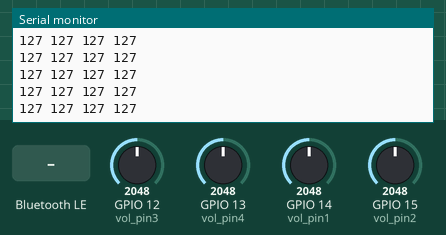
The sketch below on a simulated ESP32. Parts: the last lines printed to the serial monitor. The test bench sets the inputs (shaded band); at power-on: GPIO 12 (vol_pin3) = 2048, GPIO 13 (vol_pin4) = 2048, GPIO 14 (vol_pin1) = 2048, GPIO 15 (vol_pin2) = 2048. Nothing arrives over Bluetooth unless stated; a phone connects over Bluetooth LE 3 s after start.

Above: at 1.2 s.
1.3 s: Bluetooth LE write "1" received
2.8 s: GPIO 12 (vol_pin3) set to 2866
At 2.84 s:
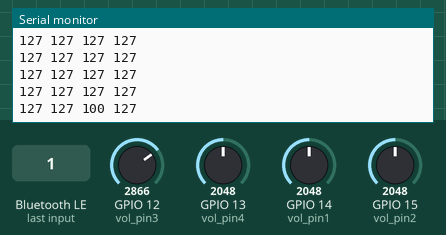
4.3 s: GPIO 13 (vol_pin4) set to 2866
At 4.35 s:
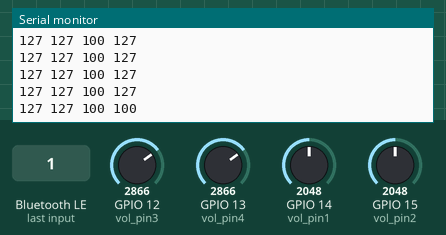
5.8 s: GPIO 14 (vol_pin1) set to 2866
At 5.86 s:
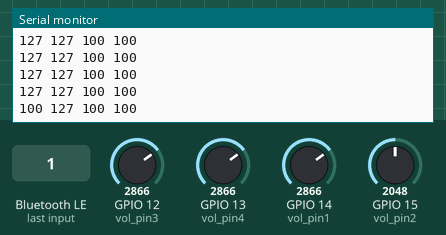
7.3 s: GPIO 15 (vol_pin2) set to 2866
At 7.38 s:
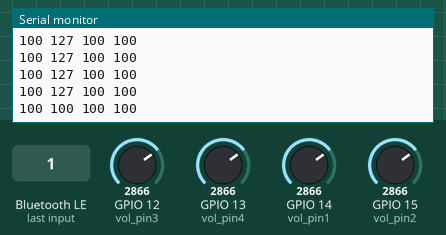

The sketch:

BLE_Test_Write_no2.ino
```cpp
/*
    Based on Neil Kolban example for IDF: https://github.com/nkolban/esp32-snippets/blob/master/cpp_utils/tests/BLE%20Tests/SampleWrite.cpp
    Ported to Arduino ESP32 by Evandro Copercini
*/

//2台目esp32用

#include <BLEDevice.h>
#include <BLEUtils.h>
#include <BLEServer.h>
#include <stdint.h>

// See the following for generating UUIDs:
// https://www.uuidgenerator.net/

#define SERVICE_UUID2        "f7355c47-0b31-0360-4a2a-8d50c12be45b"
#define CHARACTERISTIC_UUID5 "aeb5483e-36e1-4688-b7f5-ea07361b26a8"
#define CHARACTERISTIC_UUID6 "aeb5483e-36e1-4688-b7f5-ea07361b26a9"
#define CHARACTERISTIC_UUID7 "aeb5483e-36e1-4688-b7f5-ea07361b26b1"
#define CHARACTERISTIC_UUID8 "aeb5483e-36e1-4688-b7f5-ea07361b26b2"

const int vol_pin1 = 14;//圧力センサ用アナログピン
const int vol_pin2 = 15;
const int vol_pin3 = 12;
const int vol_pin4 = 13;

int deviceConnected = false;

char sensorValues[20];

void changeUUID(BLEUUID newUUID);

class MyCallbacks: public BLECharacteristicCallbacks {
    void onConnect(BLEServer* pServer) {
      deviceConnected = true;
      Serial.println("device connected");
    };

    void onDisconnect(BLEServer* pServer) {
      deviceConnected = false;
      Serial.println("device disconnected");
    }
    void onWrite(BLECharacteristic *pCharacteristic) {
      std::string value = pCharacteristic->getValue();

      if (value.length() > 0) {
        Serial.print("*********");
        Serial.print(value.c_str());
        Serial.print("-");
        Serial.print(atoi(value.c_str()));
        Serial.print("-");
        if (atoi(value.c_str()) == 1)
        {
          //digitalWrite(LED_PIN,HIGH);
          //Serial.print("LEDON");
        }
        else
        {
          //digitalWrite(LED_PIN,LOW);
          //Serial.print("LEDOFF");
        }

        Serial.println("*********");
      }
    }
};

//characteristics定義
BLECharacteristic *pCharacteristic5;
BLECharacteristic *pCharacteristic6;
BLECharacteristic *pCharacteristic7;
BLECharacteristic *pCharacteristic8;

void setup() {
  Serial.begin(115200);
  Serial.println("1- Download and install an BLE scanner app in your phone");
  Serial.println("2- Scan for BLE devices in the app");
  Serial.println("3- Connect to MyESP32");
  Serial.println("4- Go to CUSTOM CHARACTERISTIC in CUSTOM SERVICE and write something");
  Serial.println("5- See the magic =)");
  // changeUUID関数の呼び出し例
  BLEUUID newUUID = BLEUUID("6bbc26aa-058c-4ce5-88c4-5746bb8eb16a");
  changeUUID(newUUID);

  BLEDevice::init("BLE_DEVICE2");
  BLEServer *pServer = BLEDevice::createServer();

  BLEService *pService = pServer->createService(SERVICE_UUID2);

  pCharacteristic5 = pService->createCharacteristic(
                      CHARACTERISTIC_UUID5,
                      BLECharacteristic::PROPERTY_READ |
                      BLECharacteristic::PROPERTY_WRITE |
                      BLECharacteristic::PROPERTY_NOTIFY
                    );


  pCharacteristic6 = pService->createCharacteristic(
                       CHARACTERISTIC_UUID6,
                       BLECharacteristic::PROPERTY_READ |
                       BLECharacteristic::PROPERTY_WRITE |
                       BLECharacteristic::PROPERTY_NOTIFY
                     );

  pCharacteristic7 = pService->createCharacteristic(
                       CHARACTERISTIC_UUID7,
                       BLECharacteristic::PROPERTY_READ |
                       BLECharacteristic::PROPERTY_WRITE |
                       BLECharacteristic::PROPERTY_NOTIFY
                     );

  pCharacteristic8 = pService->createCharacteristic(
                       CHARACTERISTIC_UUID8,
                       BLECharacteristic::PROPERTY_READ |
                       BLECharacteristic::PROPERTY_WRITE |
                       BLECharacteristic::PROPERTY_NOTIFY
                     );

  pCharacteristic5->setCallbacks(new MyCallbacks());

  pCharacteristic5->setValue("Hello World");
  pService->start();

  BLEAdvertising *pAdvertising = pServer->getAdvertising();
  pAdvertising->start();


}
int prevVal = LOW;
void loop() {
  // put your main code here, to run repeatedly:

  int sensorValue = analogRead(vol_pin1);
  int sensorValue2 = analogRead(vol_pin2);
  int sensorValue3 = analogRead(vol_pin3);
  int sensorValue4 = analogRead(vol_pin4);

  int convertValue = mapToRange(sensorValue);
  int convertValue2 = mapToRange(sensorValue2);
  int convertValue3 = mapToRange(sensorValue3);
  int convertValue4 = mapToRange(sensorValue4);


  Serial.print(convertValue);
  Serial.print(" ");
  Serial.print(convertValue2);
  Serial.print(" ");
  Serial.print(convertValue3);
  Serial.print(" ");
  Serial.println(convertValue4);

  //Serial.println(SERVICE_UUID );
  pCharacteristic5->setValue((uint8_t*)&convertValue, 4);

  //pCharacteristic->notify();
  //sendCombinedValues(convertValue, convertValue2);
  sendValues(convertValue, convertValue2, convertValue3, convertValue4);
  delay(100);


}

int mapToRange(int value) {
  float inputMin = 4095.0;
  float inputMax = 2500.0;
  float outputMin = -127.0;
  float outputMax = 127.0;
  float a = 0.00015;

  int normalizedValue = (value - inputMin);
  float mappedValue =  a * pow(normalizedValue, 2) + outputMin;
  if (mappedValue > 127) {
    mappedValue = 127;
  }
  return round(mappedValue);
}

void changeUUID(BLEUUID newUUID) {
  BLEAdvertisementData data;
  BLEDevice::getAdvertising()->stop(); // 広告を停止
  data.setFlags(0x6); // フラグの設定（具体的な意味は不明）
  data.setCompleteServices(newUUID);
  BLEAdvertising* pAdvertising = BLEDevice::getAdvertising(); // Advertisingオブジェクトを取得
  pAdvertising->setAdvertisementData(data);
  pAdvertising->start(); // 広告を開始
  Serial.println("reset");
}

void sendValues(int value1, int value2, int value3, int value4) {
  pCharacteristic5->setValue((uint8_t*)&value1, sizeof(value1));
  pCharacteristic5->notify();

  pCharacteristic6->setValue((uint8_t*)&value2, sizeof(value2));
  pCharacteristic6->notify();

  pCharacteristic7->setValue((uint8_t*)&value3, sizeof(value3));
  pCharacteristic7->notify();

  pCharacteristic8->setValue((uint8_t*)&value4, sizeof(value4));
  pCharacteristic8->notify();

}
```

Measured:
- after the input at 2.8 s, the serial monitor: prints a new line at once (image 1)
- after the input at 4.3 s, the serial monitor: prints a new line after 0.05 s (image 2)
- after the input at 5.8 s, the serial monitor: prints a new line after 0.06 s (image 3)
- after the input at 7.3 s, the serial monitor: prints a new line after 0.07 s (image 4)
